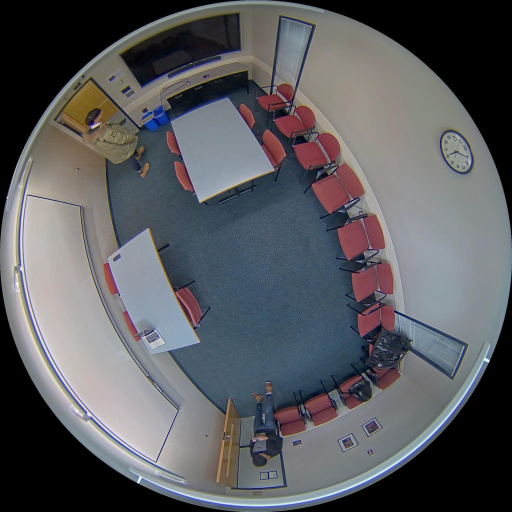
#> input picture fisheye-projections/imgs/fisheye.png, 1024 x 1024 px (shown at 1/2 size)
$ python fisheye_multi_projection.py
#> lines starting #> are read from the running program, lines starting #| are printed output that depends on the picture; after the words box and inside, x2 and y2 are one past the last pixel; in counts of white or black regions, pixels touching at a corner belong together
import cv2
import numpy as np
import math
from time import time

def compute_viewing_basis(longitude, latitude):
    """
    Computes viewing basis vector (xyz) for fisheye projection:
    - view_vector: Direction from viewer to target point on sphere
    - right_vector: Horizontal basis of tangent plane (negated to prevent mirroring)
    - up_vector: Vertical basis of tangent plane
    :param longitude: Horizontal angle in degrees (0-360°)
    :param latitude: Vertical angle in degrees (0° = nadir (point directly below), 90° = horizon)
    :return: 3x3 matrix with columns [right_vector, up_vector, view_vector]
    """
    lon = np.radians(longitude)
    lat = np.radians(latitude)

    # Compute viewing vector xyz (points downward for latitude=0, horizon for latitude=90)
    view_vector_x = np.sin(lat) * np.cos(lon)
    view_vector_y = np.sin(lat) * np.sin(lon)
    view_vector_z = -np.cos(lat)  # Negative Z for downward direction
    view_vector = np.array([view_vector_x, view_vector_y, view_vector_z])
    view_vector /= np.linalg.norm(view_vector)  # Normalize

    # Right vector (cross product with world-up axis Z)
    world_up = np.array([0.0, 0.0, 1.0])
    R = np.cross(view_vector, world_up)

    # Normalize right vector to ensure unit length
    # The small constant (1e-6) prevents division by zero in edge cases
    R = R / (np.linalg.norm(R) + 1e-6)

    # Up vector (corrected perpendicular to forward and right)
    U = np.cross(R, view_vector)
    U /= np.linalg.norm(U) + 1e-6

    return np.column_stack((-R, U, view_vector))  # -R avoids projection mirroring


def fisheye_to_perspective(fisheye_img, cx, cy, r, longitude, latitude, h_fov_deg, v_fov_deg, output_size):
    """
    Project perspective view from a top-view fisheye.
    :param fisheye_img: Input fisheye image
    :param cx, cy: Center of the fisheye image
    :param r: Radius of the fisheye image
    :param longitude, latitude: Viewing direction in degrees
    :param h_fov_deg, v_fov_deg: Horizontal and vertical field of view in degrees
    :param output_size: (width, height) of the output perspective image
    :return: Perspective view and mapping data
    """
    H_out, W_out = output_size[1], output_size[0]
    rot_matrix = compute_viewing_basis(longitude, latitude)

    # Generate output pixel grid
    u, v = np.meshgrid(np.arange(W_out), np.arange(H_out))

    # Focal lengths from FOV
    h_fov_rad = np.radians(h_fov_deg)
    v_fov_rad = np.radians(v_fov_deg)
    fx = (W_out / 2) / np.tan(h_fov_rad / 2)
    fy = (H_out / 2) / np.tan(v_fov_rad / 2)

    # Camera local coordinates
    cx_out, cy_out = W_out / 2, H_out / 2
    x_local = (u - cx_out) / fx
    y_local = (cy_out - v) / fy  # OpenCV's Y increases downward
    z_local = np.ones_like(x_local)

    # Normalize direction vectors
    norm = np.sqrt(x_local ** 2 + y_local ** 2 + z_local ** 2)
    dirs = np.stack([x_local / norm, y_local / norm, z_local / norm], axis=2)

    # Rotate to align with fisheye's orientation
    world_dirs = np.dot(dirs, rot_matrix.T)

    # Convert to spherical coordinates (theta: angle from NADIR)
    theta = np.arccos(-world_dirs[..., 2])  # Key fix for top-view
    phi = np.arctan2(world_dirs[..., 1], world_dirs[..., 0])

    # Map to fisheye image coordinates
    valid_mask = theta <= (np.pi / 2)  # Fisheye only captures <= 90° from nadir
    r_pixel = np.where(valid_mask, (theta / (np.pi / 2)) * r, 0)
    x_fisheye = cx + r_pixel * np.cos(phi)
    y_fisheye = cy + r_pixel * np.sin(phi)

    # Remap and interpolate
    map_x = x_fisheye.astype(np.float32)
    map_y = y_fisheye.astype(np.float32)
    viewport = cv2.remap(fisheye_img, map_x, map_y, cv2.INTER_LINEAR,
                         borderMode=cv2.BORDER_CONSTANT, borderValue=0)

    return viewport, (map_x, map_y, valid_mask)


def calculate_longitudes(num_projections, h_fov, desired_intersection):
    """
    Calculate longitudes for all projections based on number of projections and desired overlap.
    :param num_projections: Total number of projections
    :param h_fov: Horizontal field of view in degrees
    :param desired_intersection: Desired overlap between adjacent projections (%)
    :return: List of longitudes for each projection
    """
    # Calculate grid dimensions (make it a square grid)
    n_dim = int(math.sqrt(num_projections))

    # Calculate effective angle step considering overlap
    overlap_fraction = desired_intersection / 100
    effective_fov = h_fov * (1 - overlap_fraction)
    lon_step = 360 / n_dim

    longitudes = []
    for i in range(n_dim):
        for j in range(n_dim):
            # Calculate longitude to distribute projections evenly
            lon = (j * lon_step) % 360
            longitudes.append(lon)

    # Trim to exact number required
    return longitudes[:num_projections]


def draw_projection_boundaries(fisheye_img, cx, cy, r, longitude, latitude, h_fov, v_fov, output_size, color):
    """
    Draw the boundary of a projection on the fisheye image.
    :return: Center point of the boundary (for adding a label)
    """
    H_out, W_out = output_size[1], output_size[0]

    # Generate boundary points in the perspective view
    boundary_points = []

    # Top edge
    for x in range(0, W_out+1, W_out//10):
        boundary_points.append([x, 0])

    # Right edge
    for y in range(0, H_out+1, H_out//10):
        boundary_points.append([W_out-1, y])

    # Bottom edge
    for x in range(W_out-1, -1, -W_out//10):
        boundary_points.append([x, H_out-1])

    # Left edge
    for y in range(H_out-1, -1, -H_out//10):
        boundary_points.append([0, y])

    # Convert boundary points to fisheye coordinates
    rot_matrix = compute_viewing_basis(longitude, latitude)

    # Focal lengths from FOV
    h_fov_rad = np.radians(h_fov)
    v_fov_rad = np.radians(v_fov)
    fx = (W_out / 2) / np.tan(h_fov_rad / 2)
    fy = (H_out / 2) / np.tan(v_fov_rad / 2)

    # Camera center
    cx_out, cy_out = W_out / 2, H_out / 2

    # Convert points to fisheye coordinates
    fisheye_points = []

    for point in boundary_points:
        x, y = point

        # Camera local coordinates
        x_local = (x - cx_out) / fx
        y_local = (cy_out - y) / fy  # OpenCV's Y increases downward
        z_local = 1.0

        # Normalize direction vector
        norm = math.sqrt(x_local**2 + y_local**2 + z_local**2)
        dir_vector = np.array([x_local / norm, y_local / norm, z_local / norm])

        # Rotate to align with fisheye's orientation
        world_dir = np.dot(rot_matrix, dir_vector)

        # Convert to spherical coordinates
        theta = np.arccos(-world_dir[2])  # Angle from nadir
        phi = np.arctan2(world_dir[1], world_dir[0])

        # Check if point is within fisheye FOV
        if theta <= (np.pi / 2):  # Fisheye only captures <= 90° from nadir
            # Map to fisheye image coordinates
            r_pixel = (theta / (np.pi / 2)) * r
            x_fisheye = int(cx + r_pixel * np.cos(phi))
            y_fisheye = int(cy + r_pixel * np.sin(phi))

            fisheye_points.append((x_fisheye, y_fisheye))

    # Draw boundary lines
    if len(fisheye_points) > 1:
        for i in range(len(fisheye_points)):
            cv2.line(fisheye_img, fisheye_points[i], fisheye_points[(i+1) % len(fisheye_points)], color, 2)

    # Calculate center point for label
    if fisheye_points:
        center_x = sum(p[0] for p in fisheye_points) // len(fisheye_points)
        center_y = sum(p[1] for p in fisheye_points) // len(fisheye_points)

        return (center_x, center_y)

    return None


# [54 lines left out: functions update_intersection_from_fov, update_fov_from_intersection, not called in this run]


def nothing(x):
    pass


def main():
    # Load image
    imgs_path = "imgs/fisheye.png"
    fisheye_img = cv2.imread(imgs_path)
#> fisheye_img is the input picture: shape (1024, 1024, 3); mean B, G, R 94.6, 90.6, 89.4
    if fisheye_img is None:
        print(f"Error: Could not load image from {imgs_path}")
        return

    # Calculate image center and radius
    cy, cx = fisheye_img.shape[0] // 2, fisheye_img.shape[1] // 2
#> cy = 512; cx = 512
    r = min(cx, cy)
#> r = 512

    # Default parameters
    output_width = 400
    output_height = 300
    num_projections = 4
    desired_intersection = 20
    latitude = 45
    h_fov = 90
    v_fov = 90

    # Create parameter window
    cv2.namedWindow('Parameters', cv2.WINDOW_NORMAL)
    cv2.resizeWindow('Parameters', 600, 300)
    cv2.createTrackbar('Num Projections', 'Parameters', num_projections, 16, nothing)
    cv2.createTrackbar('Intersection %', 'Parameters', desired_intersection, 80, nothing)
    cv2.createTrackbar('Latitude', 'Parameters', latitude, 90, nothing)
    cv2.createTrackbar('H-FOV', 'Parameters', h_fov, 180, nothing)
    cv2.createTrackbar('V-FOV', 'Parameters', v_fov, 180, nothing)
    cv2.createTrackbar('Output Width', 'Parameters', output_width, 800, nothing)
    cv2.createTrackbar('Output Height', 'Parameters', output_height, 600, nothing)

    # Create output windows
    cv2.namedWindow('Fisheye with Boundaries', cv2.WINDOW_NORMAL)
    cv2.namedWindow('Composite Image', cv2.WINDOW_NORMAL)
    cv2.namedWindow('Info', cv2.WINDOW_NORMAL)
    cv2.resizeWindow('Info', 400, 400)

    # Initial flags for parameter linking
    last_update_from = None

    while True:
        # Get current parameters
        current_num_projections = max(1, cv2.getTrackbarPos('Num Projections', 'Parameters'))
        current_intersection = cv2.getTrackbarPos('Intersection %', 'Parameters')
        current_latitude = cv2.getTrackbarPos('Latitude', 'Parameters')
        current_h_fov = max(10, cv2.getTrackbarPos('H-FOV', 'Parameters'))
        current_v_fov = max(10, cv2.getTrackbarPos('V-FOV', 'Parameters'))
        current_output_width = max(100, cv2.getTrackbarPos('Output Width', 'Parameters'))
        current_output_height = max(100, cv2.getTrackbarPos('Output Height', 'Parameters'))

        # Check for parameter changes and update linked parameters
        if num_projections != current_num_projections and last_update_from != "intersection":
            num_projections = current_num_projections
            # When num_projections changes, update intersection
            desired_intersection = update_intersection_from_fov(num_projections, h_fov)
            cv2.setTrackbarPos('Intersection %', 'Parameters', desired_intersection)
            last_update_from = "num_projections"

        if h_fov != current_h_fov and last_update_from != "intersection":
            h_fov = current_h_fov
            # When h_fov changes, update intersection
            desired_intersection = update_intersection_from_fov(num_projections, h_fov)
            cv2.setTrackbarPos('Intersection %', 'Parameters', desired_intersection)
            last_update_from = "h_fov"

        if desired_intersection != current_intersection and last_update_from != "num_projections" and last_update_from != "h_fov":
            desired_intersection = current_intersection
            # When intersection changes, update h_fov
            h_fov = update_fov_from_intersection(num_projections, desired_intersection)
            cv2.setTrackbarPos('H-FOV', 'Parameters', h_fov)
            last_update_from = "intersection"

        # Update other parameters
        latitude = current_latitude
        v_fov = current_v_fov
        output_width = current_output_width
        output_height = current_output_height

        # Calculate grid dimensions
        n_dim = int(math.sqrt(num_projections))

        # Calculate longitudes for all projections
        longitudes = calculate_longitudes(num_projections, h_fov, desired_intersection)

        # Create composite image
        composite_width = n_dim * output_width
        composite_height = n_dim * output_height
        composite = np.zeros((composite_height, composite_width, 3), dtype=np.uint8)

        # Create copy of fisheye image for drawing boundaries
        fisheye_with_boundaries = fisheye_img.copy()

        # Draw central circle representing the fisheye boundary
        cv2.circle(fisheye_with_boundaries, (cx, cy), r, (255, 255, 255), 2)
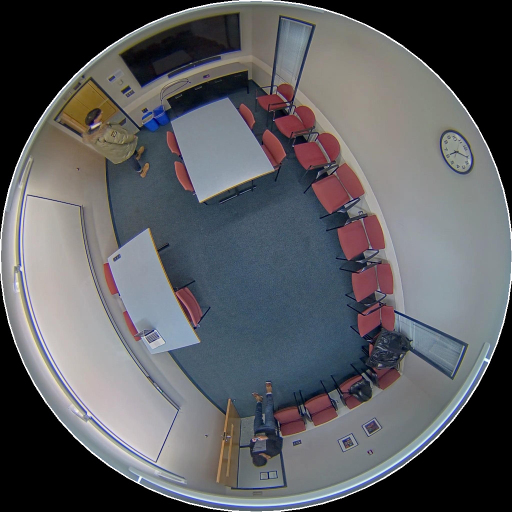
#> fisheye_with_boundaries: shape (1024, 1024, 3) (shown at 1/2 size); 0.9% of pixels changed, all inside (x1, y1, x2, y2) = (0, 0, 1024, 1024)

        # Generate all projections
        for i, lon in enumerate(longitudes):
            # Generate projection
            st = time()
            proj, _ = fisheye_to_perspective(
                fisheye_img, cx, cy, r, lon, latitude, h_fov, v_fov,
                (output_width, output_height)
            )
            proj_time = (time() - st) * 1000

            # Add to composite image
            row = i // n_dim
            col = i % n_dim
            y_start = row * output_height
            y_end = y_start + output_height
            x_start = col * output_width
            x_end = x_start + output_width

            # Only add the projection if we have enough space
            if y_end <= composite_height and x_end <= composite_width:
                composite[y_start:y_end, x_start:x_end] = proj

            # Colors for each projection (up to 16 distinct colors)
            colors = [
                (255, 0, 0), (0, 255, 0), (0, 0, 255), (255, 255, 0),
                (255, 0, 255), (0, 255, 255), (128, 0, 0), (0, 128, 0),
                (0, 0, 128), (128, 128, 0), (128, 0, 128), (0, 128, 128),
                (255, 128, 0), (255, 0, 128), (128, 255, 0), (0, 128, 255)
            ]
            color = colors[i % len(colors)]

            # Draw projection boundary on fisheye image
            center = draw_projection_boundaries(
                fisheye_with_boundaries, cx, cy, r, lon, latitude, h_fov, v_fov,
                (output_width, output_height), color
            )

            # Add projection number if center is valid
            if center:
                cv2.putText(fisheye_with_boundaries, str(i+1), center,
                            cv2.FONT_HERSHEY_SIMPLEX, 0.8, color, 2, cv2.LINE_AA)
#> this loop made 4 passes
#> center on passes 1 to 4: (731, 522), (291, 500), (731, 522), (291, 500)
#> pass 1, in fisheye_to_perspective, `viewport = cv2.remap(fisheye_img, map_x, map_y, cv2.INTER_LINEAR, bord..`:
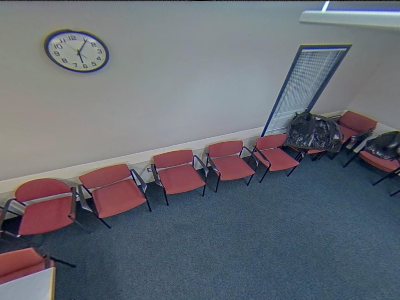
#> viewport: shape (300, 400, 3); mean B, G, R 114.9, 106.3, 102.5
#> pass 2, in fisheye_to_perspective (call 2), `viewport = cv2.remap(fisheye_img, map_x, map_y, cv2.INTER_LINEAR, bord..`:
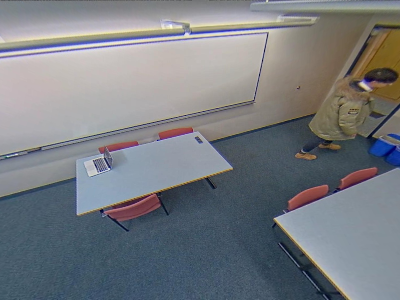
#> viewport: shape (300, 400, 3); mean B, G, R 128.6, 123.2, 119.4
#> after the loop:
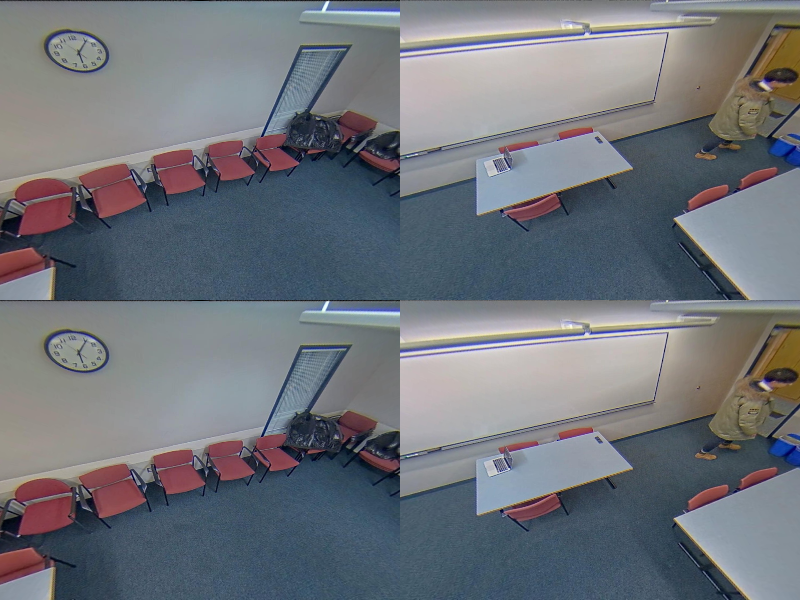
#> composite: shape (600, 800, 3); mean B, G, R 121.7, 114.7, 110.9
#> after the loop:
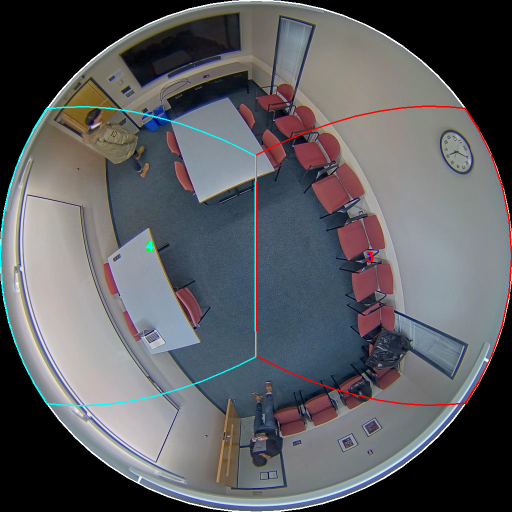
#> fisheye_with_boundaries: shape (1024, 1024, 3) (shown at 1/2 size); 1.08% of pixels changed, all inside (x1, y1, x2, y2) = (0, 211, 1024, 813)

        # Create info image
        info_img = np.ones((400, 400, 3), dtype=np.uint8) * 255

        # Add info text
        info_text = [
            f"Number of Projections: {num_projections}",
            f"Grid: {n_dim}x{n_dim}",
            f"Output Size: {output_width}x{output_height}",
            f"Intersection: {desired_intersection}%",
            f"Latitude: {latitude}°",
            f"H-FOV: {h_fov}°",
            f"V-FOV: {v_fov}°",
            f"Projection time: {proj_time:.1f} ms",
            "",
            "Longitudes:"
        ]

        for i, line in enumerate(info_text):
            cv2.putText(info_img, line, (10, 30 + i * 25), cv2.FONT_HERSHEY_SIMPLEX,
                        0.6, (0, 0, 0), 1, cv2.LINE_AA)
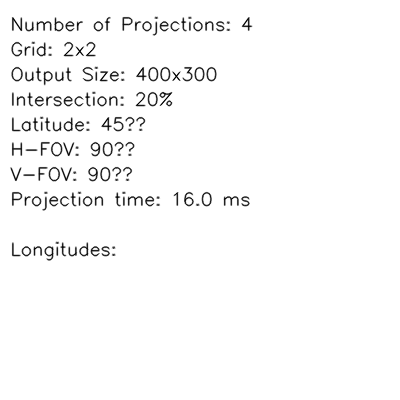
#> info_img: shape (400, 400, 3); min 0, max 255, mean 248.7

        # Add longitudes
        max_display = min(12, len(longitudes))  # Show up to 12 longitudes
        for i, lon in enumerate(longitudes[:max_display]):
            row = i // 2
            col = i % 2
            x_pos = 10 + col * 200
            y_pos = 280 + row * 25
            text = f"Proj {i+1}: {lon:.1f}°"
            cv2.putText(info_img, text, (x_pos, y_pos), cv2.FONT_HERSHEY_SIMPLEX,
                        0.6, (0, 0, 0), 1, cv2.LINE_AA)
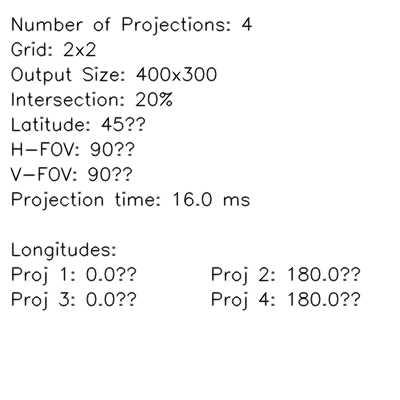
#> info_img: shape (400, 400, 3); 2.12% of pixels changed, all inside (x1, y1, x2, y2) = (11, 266, 361, 311)

        # Display images
        cv2.imshow('Fisheye with Boundaries', fisheye_with_boundaries)
        cv2.imshow('Composite Image', composite)
        cv2.imshow('Info', info_img)

        # Reset update flag
        if last_update_from:
            last_update_from = None

        # Check for exit
        key = cv2.waitKey(100) & 0xFF
#> (key q is pressed here)
        if key == ord('q'):
            break
        elif key == ord('s'):
            # Save images
            cv2.imwrite("composite.png", composite)
            cv2.imwrite("fisheye_boundaries.png", fisheye_with_boundaries)
            print("Saved images as 'composite.png' and 'fisheye_boundaries.png'")

    cv2.destroyAllWindows()


if __name__ == "__main__":
    main()
